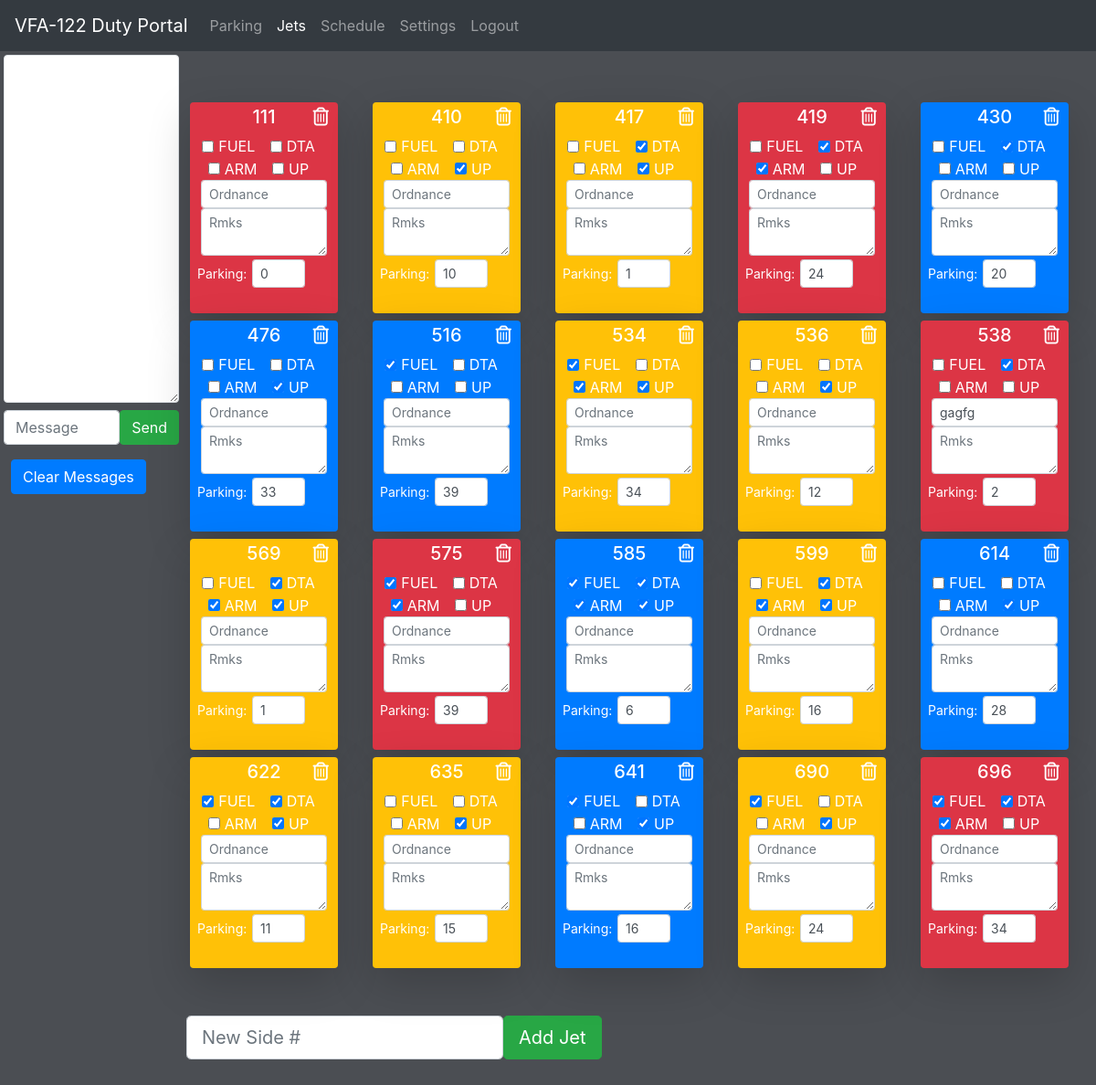
/jets (signed in), run on an earlier commit of the app's database.
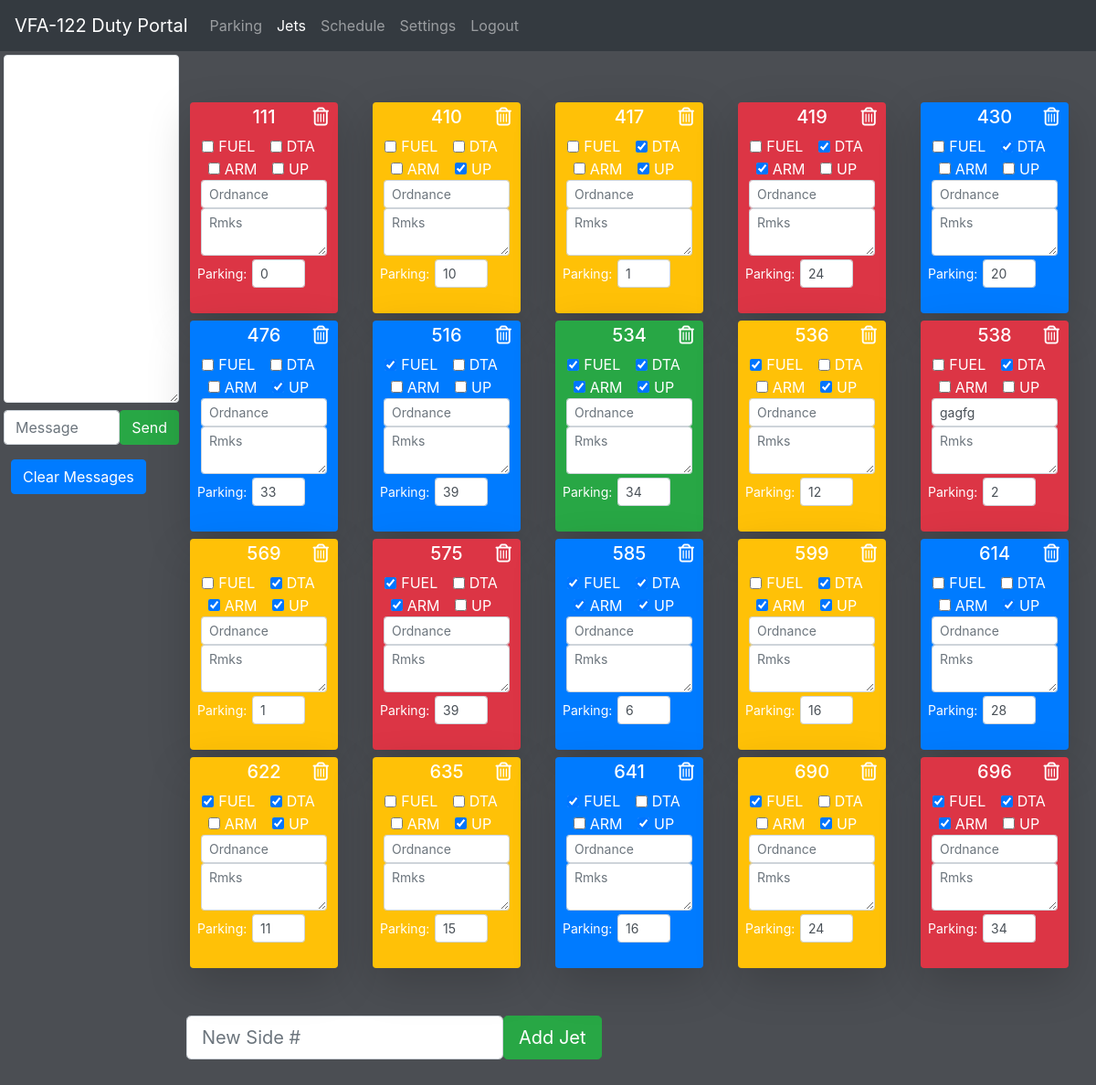
And on a later commit of the database.
### app.py (models this page shows, shortened)
class Jet(db.Model):
    __tablename__ = 'jets'
    id = db.Column(db.Integer, primary_key=True)
    side = db.Column(db.Integer, index=True)
    parking = db.Column(db.Integer, default = 0)
    fuel = db.Column(db.Boolean, default = False)
    dta = db.Column(db.Boolean, default= False)
    arm = db.Column(db.Boolean, default= False)
    notes = db.Column(db.String(512), nullable=True)
    flying = db.Column(db.Boolean, default = False)
    ordnance = db.Column(db.String(64), default="")
    remarks = db.Column(db.String(512), default="")
    status = db.Column(db.Boolean, default = False)

### app.py (the view)
@app.route('/jets', methods=['GET'])
def jet_list():
    if not session.get('logged_in'):
        return render_template('login.html')
    else:
        if request.method == 'GET':
            return render_template('jets.html', jets=get_jets(),settings=settings)

### app.py (called while the page is built)
def get_jets ():
    return Jet.query.order_by(Jet.side).all()

### templates/jets.html (shortened to what this page needs)
{% extends "base.html" %}
{% block content %}
<div class="mt-5 container-fluid m-0 p-0 card-deck">
    <div class="row">
        {% for jet in jets %}
        <div style="min-width: 200px;" class="col-sm-4 col-md-3 col-lg-2">
            <div class="rounded m-1 p-1 shadow-lg jets text-center text-white
        {% if jet.side != 0 %}
            {% if not jet.flying %}
                {% if jet.status %}
                    {% if jet.fuel  and jet.dta  and  jet.arm %}
                        bg-success
                    {%else %}
                        bg-warning
                    {%endif%}
                {% else %}
                    bg-danger
                {% endif %}
            {% else %}
                bg-primary
            {% endif %}
        {% else %}
            bg-dark
        {% endif %}
            ">
                <h5 class="row m-0">
                    <div class="col-3">
                    </div>
                    <div class="col-6 text-center">{{ jet.side }}</div>
                    <div class="col-3"><a href="/remove/{{jet.id}}"><i class="text-white far fa-trash-alt"></i></a>
                    </div>
                </h5>
                <div class="p-1 card-body">
                    <form class="py-1" action="/jet_edit/{{jet.id}}" autocomplete="off" method="POST">
                        <div class="form-check form-check-inline">
                            <input onchange="this.form.submit()" class="form-check-input" type="checkbox" name="fuel"
                                {% if jet.fuel %} checked {%endif%}>
                            <label class="form-check-label" for="fuel">FUEL</label>
                        </div>
                        <div class="form-check form-check-inline">
                            <input onchange="this.form.submit()" class="form-check-input" type="checkbox" name="dta"
                                {% if jet.dta %} checked {%endif%}>
                            <label class="form-check-label" for="dta">DTA</label>
                        </div>
                        <div class="form-check form-check-inline">
                            <input onchange="this.form.submit()" class="form-check-input" type="checkbox" name="arm"
                                {% if jet.arm%} checked {%endif%}>
                            <label class="form-check-label" for="arm">ARM</label>
                        </div>
                        <div class="form-check form-check-inline">
                            <input onchange="this.form.submit()" class="form-check-input" type="checkbox" name="status"
                                {% if jet.status %} checked {%endif%}>
                            <label class="form-check-label" for="status">UP</label>
                        </div>
                        <div class="col px-1">
                            <input name="ordnance" onchange="this.form.submit()" type="text"
                                class="form-control-sm form-control" placeholder="Ordnance" value="{{jet.ordnance}}">
                        </div>
                        <div class="col px-1">
                            <textarea name="remarks" onchange="this.form.submit()" type="text" class="form-control form-control-sm"  placeholder="Rmks">{{jet.remarks}}</textarea>
                        </div>
                        <div class="pt-1 form-group row">
                            <label for="colFormLabelSm"
                                class="col-sm-2 col-form-label col-form-label-sm">Parking:</label>
                                <div class="col-sm-2"></div>
                            <div class="col-sm-6">
                                <input onchange="this.form.submit()" type="text" class="form-control form-control-sm" name="parking"
                                    value="{{jet.parking}}">
                            </div>
                        </div>
                    </form>
                </div>
            </div>
        </div>
        {% endfor %}
    </div>
</div>
<form class="py-5 form-inline" action="/jets/add" autocomplete="off" method="POST">
    <input type="text" class="form-control form-control-lg" name="new_side"
        placeholder = "New Side #" value="">
    <button class="btn btn-success btn-lg">Add Jet</button>
</form>
{% endblock %}

### templates/base.html (shortened to what this page needs)
<!DOCTYPE html>
<html lang="en">
<head>
    <link rel="stylesheet" href="https://stackpath.bootstrapcdn.com/bootstrap/4.3.1/css/bootstrap.min.css"
>
    <link rel="stylesheet" href="static/style.css">
</head>
<body>
    <nav class="navbar navbar-expand-md navbar-dark bg-dark">
        <a class="navbar-brand" href="/">VFA-122 Duty Portal</a>
        <div class="collapse navbar-collapse" id="navbarNav">
            <ul class="navbar-nav">
                <li class="nav-item {%if request.path == '/parking'%}active{%endif%}"">
                    <a class=" nav-link" href="/parking">Parking</a>
                </li>
                <li class="nav-item {%if request.path == '/jets'%}active{%endif%}"">
                    <a class=" nav-link" href="/jets">Jets</a>
                </li>
                <li class="nav-item {%if request.path == '/schedule'%}active{%endif%}"">
                    <a class=" nav-link" href="/schedule">Schedule</a>
                </li>
                <li class="nav-item {%if request.path == '/settings'%}active{%endif%}"">
                    <a class=" nav-link" href="/settings">Settings</a>
                </li>
                <li class="nav-item {%if request.path == '/logout'%}active{%endif%}"">
                    <a class=" nav-link" href="/logout">Logout</a>
                </li>
            </ul>
        </div>
    </nav>
    <div class="container-fluid m-0 p-0">
        <div class="m-0 p-0 row">
            <div class="chatbox d-none d-lg-inline col-0 col-lg-2 m-0 p-1">
                <div class="d-flex flex-column">
                    <textarea id="panelBody" class="border rounded align-items-start bg-white text-dark px-1" spellcheck="false" rows="15" style="text-align:left; overflow:scroll;"></textarea>
                    <form class="mt-2" action="/message" autocomplete="off" method="POST">
                        <div class="d-flex align-items-end">
                            <div class="col p-0 ">
                                <input type="text" name="new_message" class="form-control" placeholder="Message">
                            </div>
                            <div class="p-0 m-0 form-row">
                                <button class="btn btn-success btn-lsm">Send</button>
                            </div>
                        </div>
                    </form>
                    <form class="mt-2" action="/message/delete" autocomplete="off" method="POST">
                        <button class="btn btn-primary btn-lsm m-2">Clear Messages</button>
                    </form>
                </div>
            </div>
            <div class="col-lg-10 col-12 p-1">
                {% block content %}
                {% endblock %}
            </div>
        </div>
    </div>
</body>
</html>

### static/style.css (style rules this page uses)
body { background-color: #4B4E53; color: #C0C3CA; width: 100vw; margin: 0; padding: 0; }
a { color: #4B4E53; }

What changed in the data, as far as the page shows it:
changed Jet (number 8 of 20 on the later page): dta "☐" → "☑"
changed Jet (number 9 of 20 on the later page): fuel "☐" → "☑"
